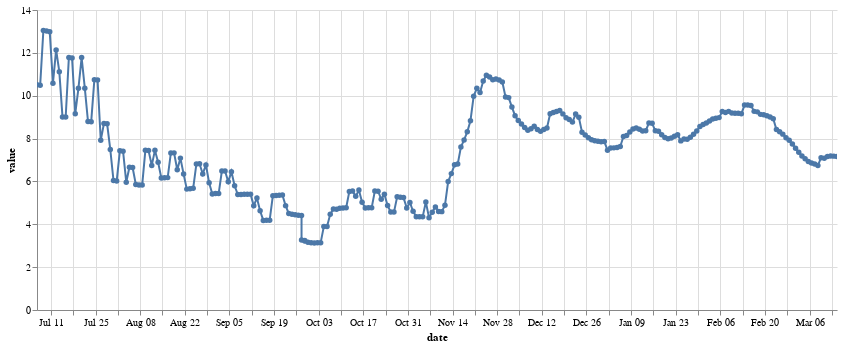

Source (notebook cell):
### Code cell
mars_price_chart = alt.Chart(df).mark_line(point = True).encode(
    x=alt.X('date:T'),
    y=alt.X('value:Q'),
    tooltip=[alt.Tooltip('date:T', format='%Y-%m-%d %H:%M'),'value:Q']
).properties(width=800).properties(height=300).configure_view(strokeOpacity=0).interactive()
mars_price_chart

### Figure 1 — Vega-Lite specification as saved in the notebook (floating-point values rounded to 4 significant figures; data arrays with more than 128 entries replaced by an {"elided": "..."} marker saying what was removed)
{"config": {"view": {"continuousWidth": 400, "continuousHeight": 300, "strokeOpacity": 0}}, "data": {"name": "data-d9740beb7f9c8eb9b10d8b67cdb1f05d"}, "mark": {"type": "line", "point": true}, "encoding": {"tooltip": [{"field": "date", "format": "%Y-%m-%d %H:%M", "type": "temporal"}, {"field": "value", "type": "quantitative"}], "x": {"field": "date", "type": "temporal"}, "y": {"field": "value", "type": "quantitative"}}, "height": 300, "selection": {"selector001": {"type": "interval", "bind": "scales", "encodings": ["x", "y"]}}, "width": 800, "$schema": "https://vega.github.io/schema/vega-lite/v4.17.0.json", "datasets": {"data-d9740beb7f9c8eb9b10d8b67cdb1f05d": {"elided": "254 records"}}}
